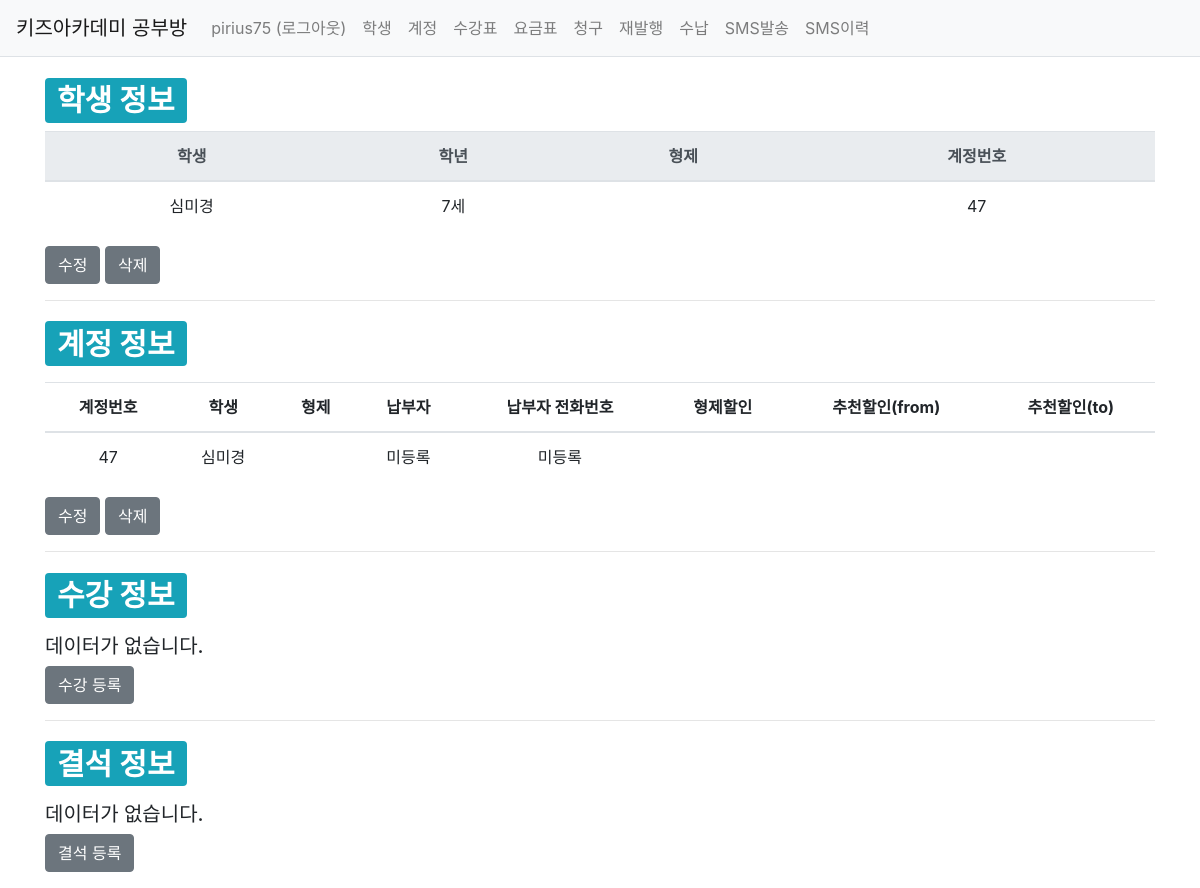
Page /studyroom/62/ (signed in) on the earlier database version.
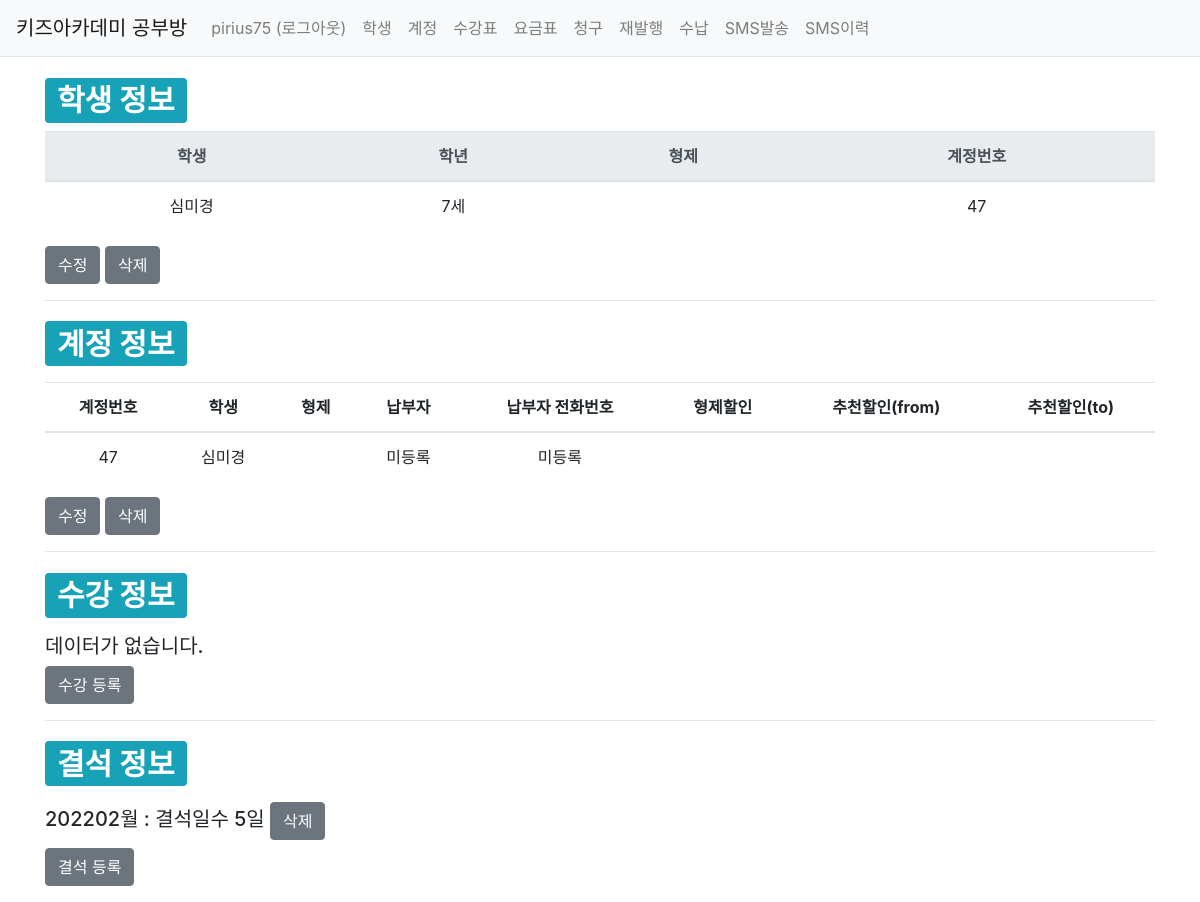
Same page on the later database version.
### studyroom/models.py (models this page shows)
class Absence(models.Model):
    user = models.ForeignKey(User, on_delete=models.SET_NULL, null=True)
    student = models.ForeignKey(Student, on_delete=models.SET_NULL, null=True)
    absence_mt = models.CharField(max_length=6, default='yyyymm')
    absence_days = models.IntegerField(default=0)
    absence_detail = models.CharField(max_length=60,default='결석사유:')
    create_date = models.DateTimeField()
    modify_date = models.DateTimeField(auto_now=True)

### studyroom/views/base_views.py (the view)
@login_required(login_url='common:login')
def detail(request, student_id):
    work_mt = datetime.today().strftime("%Y%m")
    student = get_object_or_404(Student, pk=student_id)
    sugang_list = Sugang.objects.order_by('class_id', 'time').filter(student=student, end_mt__gte = work_mt)
    context = {'student': student, 'sugang_list': sugang_list}
    return render(request, 'studyroom/student_detail.html', context)

### templates/studyroom/student_detail.html (shortened to what the changed rows need)
{% extends 'base.html' %}
{% block content %}
<div class="container my-3">
    <div>
        <h1>
            <span class="badge badge-info">학생 정보</span>
        </h1>
    </div>
    <table class="table">
        <thead>
        <tr class="text-center thead-light">
            <th>학생</th>
            <th>학년</th>
            <th>형제</th>
            <th>계정번호</th>
        </tr>
        </thead>
        <tbody>
        </tbody>
    </table>
    <div class="my-3">
        <a href="{% url 'studyroom:student_modify' student.id  %}"
           class="btn btn-secondary">수정</a>
        <a href="#" class="delete btn btn-secondary"
            data-uri="{% url 'studyroom:student_delete' student.id  %}">삭제</a>
    </div>
    <hr class="my-3">
    <div class="my-3">
        <h1>
            <span class="badge badge-info">계정 정보</span>
        </h1>
    </div>
    {% if  student.account_set.all.first.id %}
    <table class="table">
        <thead>
        <tr class="text-center thead-secondary">
            <th>계정번호</th>
            <th>학생</th>
            <th>형제</th>
            <th>납부자</th>
            <th>납부자 전화번호</th>
            <th>형제할인</th>
            <th>추천할인(from)</th>
            <th>추천할인(to)</th>
        </tr>
        </thead>
        <tbody>
        </tbody>
    </table>
    <div class="my-3">
        <a href="{% url 'studyroom:account_modify' student.account_set.all.first.id  %}"
           class="btn btn-secondary">수정</a>
        <a href="#" class="delete btn btn-secondary"
            data-uri="{% url 'studyroom:account_delete' student.account_set.all.first.id  %}">삭제</a>
    </div>
    {% endif %}
    <hr class="my-3">
    <div class="my-3">
        <h1>
            <span class="badge badge-info">수강 정보</span>
        </h1>
    </div>
    {% if sugang_list %}
    {% regroup sugang_list by class_id as class_list %}
    {% for class_id, time_list in class_list %}
    <h3><span class="badge badge-info">{{ class_id }}</span></h3>
    <table class="table">
        <thead>
        <tr class="text-center thead-secondary ">
            <th>시간</th>
            <th>월</th>
            <th>화</th>
            <th>수</th>
            <th>목</th>
        </tr>
        </thead>
        <tbody>
        {% regroup time_list by time as weekday_list %}
        {% for time, sugangs in weekday_list %}
        <tr class="text-center">
            <td>{{ time }}시</td>
            <td>
                {% for sugang in sugangs %}
                {% if sugang.weekday == 'MON' %}{{ sugang.start_mt }}{% endif %}
                {% endfor %}
            </td>
            <td>
                {% for sugang in sugangs %}
                {% if sugang.weekday == 'TUE' %}{{ sugang.start_mt }}{% endif %}
                {% endfor %}
            </td>
            <td>
                {% for sugang in sugangs %}
                {% if sugang.weekday == 'WED' %}{{ sugang.start_mt }}{% endif %}
                {% endfor %}
            </td>
            <td>
                {% for sugang in sugangs %}
                {% if sugang.weekday == 'THU' %}{{ sugang.start_mt }}{% endif %}
                {% endfor %}
            </td>
        {% endfor %}
        </tbody>
    </table>
    {% endfor %}
    <div class="my-3">
        <a href="{% url 'studyroom:sugang_modify' student.id  %}"
           class="btn btn-secondary">수정</a>
    </div>
    {% else %}
    <div>
        <h5>데이터가 없습니다.</h5>
    </div>
    <a href="{% url 'studyroom:sugang_create' student.id %}" class="btn btn-secondary">수강 등록</a>
    {% endif %}
    <hr class="my-3">
    <div class="my-3">
        <h1>
            <span class="badge badge-info">결석 정보</span>
        </h1>
    </div>
    {% if student.absence_set.all %}
    <div >
        {% for absence in student.absence_set.all %}
            <div>
                <h5>
                    {{ absence.absence_mt }}월 : 결석일수 {{ absence.absence_days }}일
                    <a href="#" class="absence_delete btn btn-secondary"
            data-uri="{% url 'studyroom:absence_delete' absence.id  %}">삭제</a>
                </h5>
            </div>
        {% endfor %}
    </div>
        <a href="{% url 'studyroom:absence_create' student.id %}" class="btn btn-secondary">결석 등록</a>
    {% else %}
    <div>
        <h5>데이터가 없습니다.</h5>
    </div>
    <a href="{% url 'studyroom:absence_create' student.id %}" class="btn btn-secondary">결석 등록</a>
    {% endif %}
</div>
{% endblock %}

Differences in the rows shown:
added Absence: absence_mt "202202", absence_days "5"
Other differences:
text no longer shown: "데이터가 없습니다."
